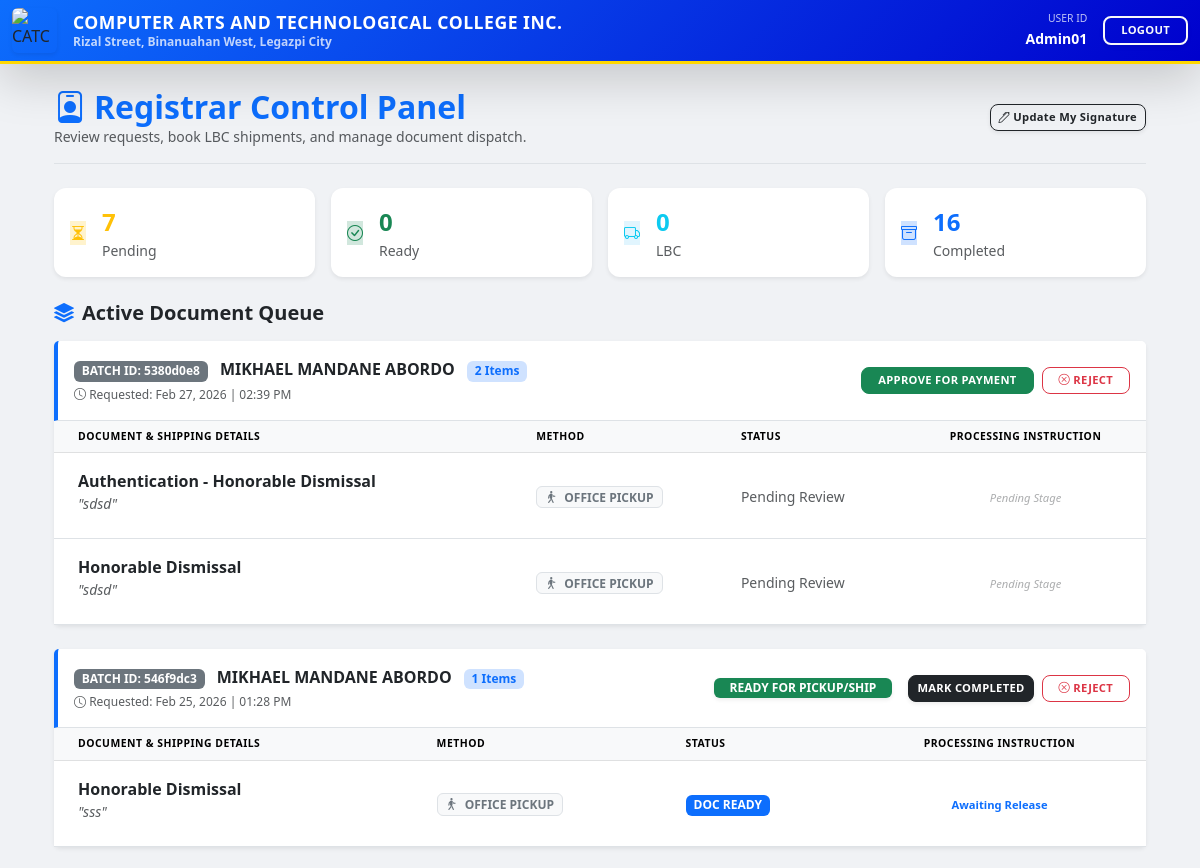
Before: /api/registrar/inbox/ (signed in, upper part) with the older database file.
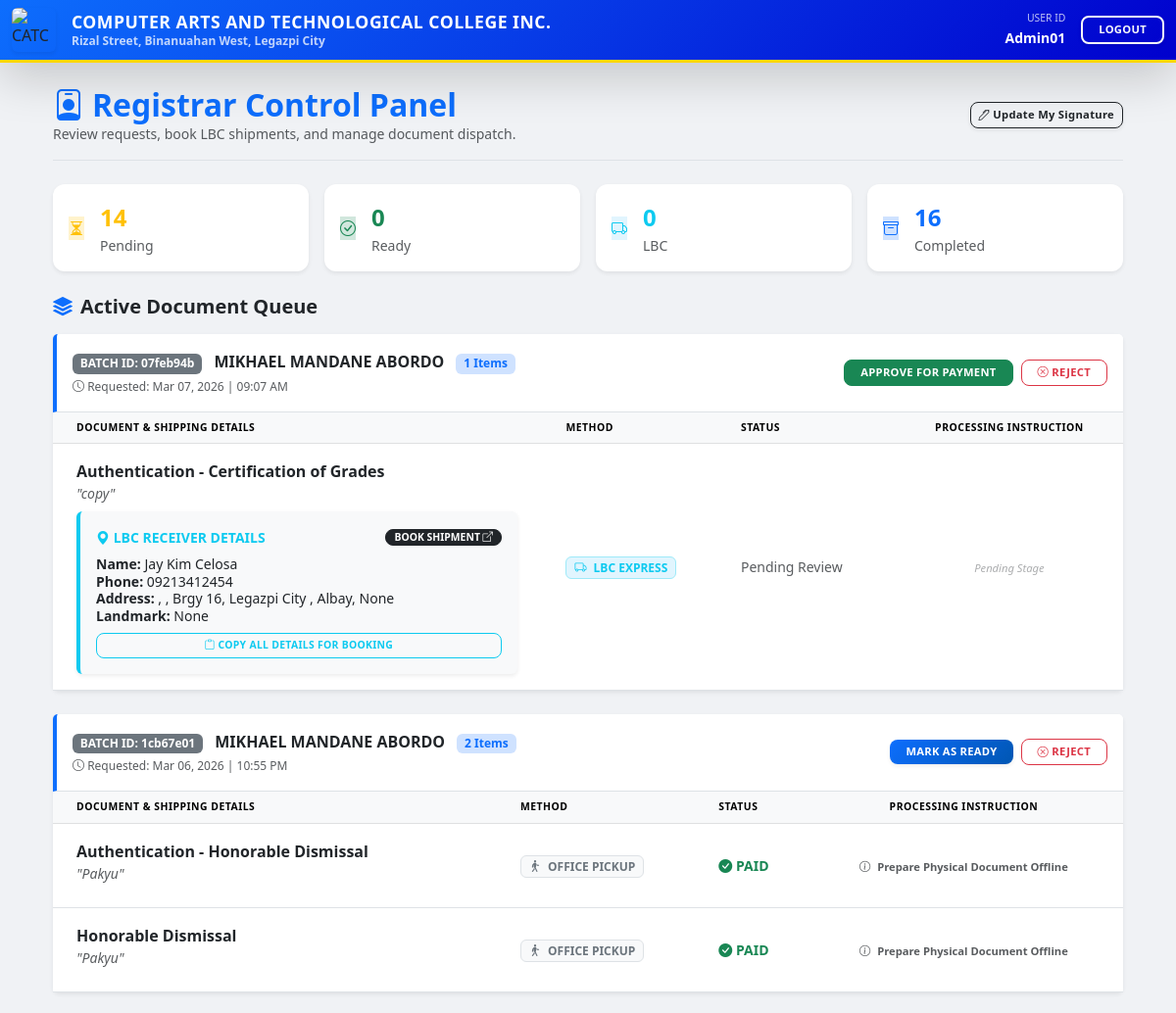
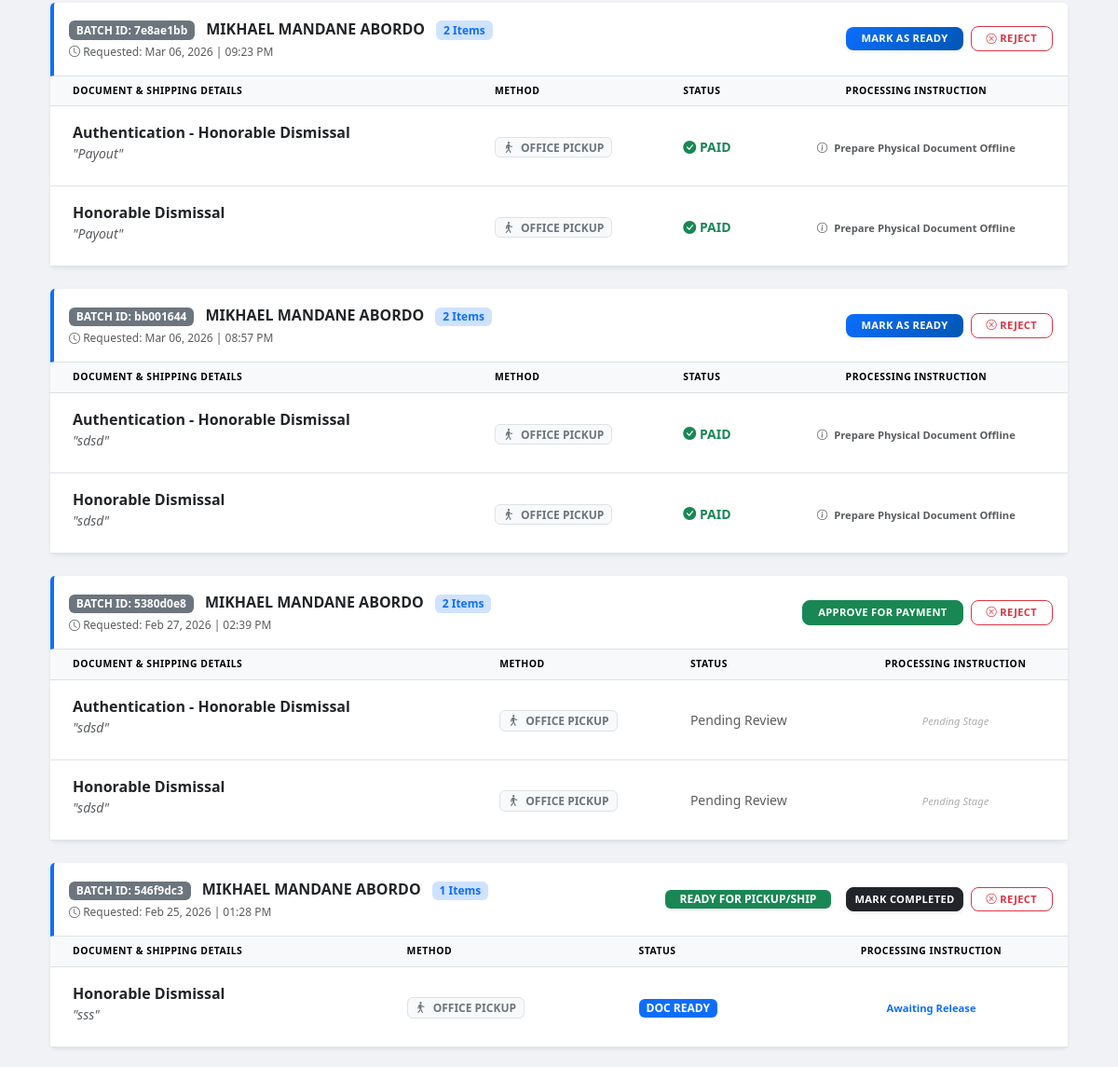
After: the same page with the newer database file (2 pictures, top to bottom).
### requests_app/models.py (models this page shows, shortened)
class DocumentRequest(models.Model):
    STATUS_CHOICES = [
        ('PENDING', 'Pending Review'),
        ('REJECTED', 'Rejected'),
        ('PAYMENT_REQUIRED', 'Awaiting Payment'),
        ('PAID', 'Paid - To be Processed'),
        ('PROCESSING', 'Processing Document'),
        ('READY', 'Ready for Pickup / Shipping'),
        ('COMPLETED', 'Claimed/Finished'),
    ]
    DELIVERY_CHOICES = [
        ('PICKUP', 'In-person Pickup'),
        ('LBC', 'LBC Delivery'),
    ]
    LBC_TYPE_CHOICES = [
        ('RIDER', 'Rider Delivery (Home)'),
        ('BRANCH', 'Branch Pick Up'),
    ]
    lbc_type = models.CharField(max_length=10, choices=LBC_TYPE_CHOICES, default='RIDER', null=True, blank=True)
    lbc_branch_name = models.CharField(max_length=255, blank=True, null=True)
    student = models.ForeignKey(User, on_delete=models.CASCADE, related_name='requests')
    document_type = models.ForeignKey(DocumentType, on_delete=models.CASCADE)
    reason = models.TextField()
    status = models.CharField(max_length=20, choices=STATUS_CHOICES, default='PENDING')
    batch_id = models.CharField(max_length=100, blank=True, null=True)
    delivery_method = models.CharField(max_length=10, choices=DELIVERY_CHOICES, default='PICKUP')
    is_deleted = models.BooleanField(default=False)
    receipt_number = models.CharField(max_length=10, blank=True, null=True)
    payment_reference = models.CharField(max_length=100, blank=True, null=True)
    created_at = models.DateTimeField(auto_now_add=True)
    generated_content = models.TextField(null=True, blank=True)
    tracking_number = models.CharField(max_length=100, blank=True, null=True)
    shipping_first_name = models.CharField(max_length=100, blank=True, null=True)
    shipping_last_name = models.CharField(max_length=100, blank=True, null=True)
    shipping_phone = models.CharField(max_length=15, blank=True, null=True)
    shipping_floor = models.CharField(max_length=100, blank=True, null=True)
    shipping_street = models.CharField(max_length=255, blank=True, null=True)
    shipping_province = models.CharField(max_length=100, blank=True, null=True)
    shipping_city = models.CharField(max_length=100, blank=True, null=True)
    shipping_barangay = models.CharField(max_length=100, blank=True, null=True)
    shipping_zip = models.CharField(max_length=10, blank=True, null=True)
    shipping_landmark = models.CharField(max_length=255, blank=True, null=True)
    def get_student_name(self):
        student_record = StudentMasterList.objects.filter(student_id=self.student.username).first()
        return student_record.full_name if student_record else self.student.username

class StudentMasterList(models.Model):
    student_id = models.CharField(max_length=7, unique=True, validators=[id_validator])
    full_name = models.CharField(max_length=255)
    course = models.CharField(max_length=100)
    major = models.CharField(max_length=100, blank=True, null=True)
    email = models.EmailField(unique=True)
    phone_number = models.CharField(max_length=15)

class DocumentType(models.Model):
    name = models.CharField(max_length=100)
    price = models.DecimalField(max_digits=10, decimal_places=2, default=0.00)

### requests_app/decorators.py (the view, shortened to what this page needs)
        def wrap(request, *args, **kwargs):
            if not request.user.is_authenticated:
                return redirect('login')
            user_groups = request.user.groups.values_list('name', flat=True)
            if any(role in user_groups for role in allowed_roles) or request.user.is_superuser:
                return view_func(request, *args, **kwargs)

### requests_app/views.py (called while the page is built, shortened)
@role_required(allowed_roles=['Registrar'])
def registrar_dashboard(request):
    active_requests = DocumentRequest.objects.filter(is_deleted=False).exclude(status__in=['COMPLETED', 'REJECTED']).order_by('-created_at')
    history = DocumentRequest.objects.filter(is_deleted=False, status__in=['COMPLETED', 'REJECTED']).order_by('-created_at')
    return render(request, 'registrar_dashboard.html', {'active_requests': active_requests, 'history': history})

### requests_app/templates/registrar_dashboard.html (shortened to what the changed rows need)
{% extends 'base.html' %}
{% block content %}
<div class="container-fluid mt-4">
    <div class="d-flex justify-content-between align-items-center border-bottom pb-3 mb-4">
        <div>
            <h2 class="fw-bold m-0 text-primary"><i class="bi bi-person-badge me-2"></i>Registrar Control Panel</h2>
        </div>
    </div>
    <div class="row mb-4 g-3">
        <div class="col-6 col-lg-3">
            <div class="card stats-card-mini border-0 shadow-sm h-100">
                <div class="card-body d-flex align-items-center">
                    <div><div class="fw-bold text-warning" style="font-size: 1.5rem;">{{ active_requests|length }}</div><div class="text-muted small">Pending</div></div>
                </div>
            </div>
        </div>
    </div>
    <div class="row">
        <div class="col-12">
            {% regroup active_requests by batch_id as batch_list %}
            {% for batch in batch_list %}
                {% with first_item=batch.list.0 %}
                <div class="card shadow-sm border-0 mb-4">
                    <div class="card-header bg-white py-3 d-flex justify-content-between align-items-center border-bottom">
                        <div>
                            {% if batch.grouper %}
                                <span class="badge bg-secondary me-2">BATCH ID: {{ batch.grouper }}</span>
                            {% else %}
                                <span class="badge bg-danger me-2">NO BATCH ID (LEGACY)</span>
                            {% endif %}
                            <strong class="text-uppercase text-dark">{{ first_item.get_student_name }}</strong>
                            <span class="badge bg-primary-subtle text-primary ms-2">{{ batch.list|length }} Items</span>
                            <div class="text-muted mt-1" style="font-size: 0.75rem;">
                                <i class="bi bi-clock"></i> Requested: {{ first_item.created_at|date:"M d, Y | h:i A" }}
                            </div>
                        </div>
                        <form method="POST" class="d-flex align-items-center gap-2">
                            {% if first_item.status == 'PENDING' %}
                                <button name="action" value="approve" class="btn btn-success btn-sm fw-bold px-3">APPROVE FOR PAYMENT</button>
                            {% elif first_item.status == 'PAYMENT_REQUIRED' %}
                                <span class="badge bg-warning text-dark p-2 border border-warning-subtle shadow-sm me-2">
                                    <i class="bi bi-hourglass-split me-1"></i> AWAITING STUDENT PAYMENT
                                </span>
                            {% elif first_item.status == 'PAID' or first_item.status == 'PROCESSING' %}
                                <button name="action" value="mark_ready" class="btn btn-primary btn-sm fw-bold shadow-sm px-3">
                                    MARK AS READY
                                </button>
                            {% elif first_item.status == 'READY' %}
                                <div class="text-end me-2">
                                    <span class="badge bg-success shadow-sm mb-1 px-3">READY FOR PICKUP/SHIP</span>
                                </div>
                                <button name="action" value="mark_completed" class="btn btn-dark btn-sm fw-bold shadow-sm">MARK COMPLETED</button>
                            {% endif %}
                            <button name="action" value="reject" class="btn btn-outline-danger btn-sm px-3"
                                    onclick="return confirm('Reject this entire batch? This will remove it from the active queue.')"
                                    title="Reject and clear this batch">
                                <i class="bi bi-x-circle"></i> REJECT
                            </button>
                        </form>
                    </div>
                    <div class="card-body p-0">
                        <table class="table table-hover align-middle mb-0">
                            <thead class="table-light">
                                <tr class="small text-uppercase text-muted" style="letter-spacing: 0.5px;">
                                    <th class="ps-4">Document & Shipping Details</th>
                                    <th>Method</th>
                                    <th>Status</th>
                                    <th class="text-center">Processing Instruction</th>
                                </tr>
                            </thead>
                            <tbody>
                                {% for item in batch.list %}
                                <tr>
                                    <td class="ps-4 py-3">
                                        <div class="fw-bold text-dark">{{ item.document_type.name }}</div>
                                        <div class="small text-muted italic mb-2">"{{ item.reason|truncatechars:60 }}"</div>
                                        {% if item.delivery_method == 'LBC' and item.shipping_first_name %}
                                        <div class="p-3 bg-light border-start border-info border-4 rounded shadow-sm" style="max-width: 450px;">
                                            <div class="d-flex justify-content-between align-items-center mb-2">
                                                <small class="fw-bold text-info text-uppercase"><i class="bi bi-geo-alt-fill"></i> LBC Receiver Details</small>
                                                <a href="https://lbconline.lbcexpress.com/booknow" target="_blank" class="btn btn-dark btn-xs py-0 px-2 fw-bold" style="font-size: 0.65rem;">
                                                    BOOK SHIPMENT <i class="bi bi-box-arrow-up-right"></i>
                                                </a>
                                            </div>
                                            <div class="small text-dark lh-sm mb-2" id="addr_text_{{ item.id }}">
                                                <strong>Name:</strong> {{ item.shipping_first_name }} {{ item.shipping_last_name }}<br>
                                                <strong>Phone:</strong> {{ item.shipping_phone }}<br>
                                                <strong>Address:</strong> {{ item.shipping_floor }}, {{ item.shipping_street }}, {{ item.shipping_barangay }}, {{ item.shipping_city }}, {{ item.shipping_province }}, {{ item.shipping_zip }}<br>
                                                <strong>Landmark:</strong> {{ item.shipping_landmark }}
                                            </div>
                                            <button type="button" class="btn btn-outline-info btn-sm w-100 fw-bold" style="font-size: 0.65rem;"
                                                    onclick="copyLbcDetails('{{ item.shipping_first_name|escapejs }}', '{{ item.shipping_last_name|escapejs }}', '{{ item.shipping_phone|escapejs }}', '{{ item.shipping_floor|escapejs }} {{ item.shipping_street|escapejs }}, {{ item.shipping_barangay|escapejs }}, {{ item.shipping_city|escapejs }}, {{ item.shipping_province|escapejs }}')">
                                                <i class="bi bi-clipboard"></i> COPY ALL DETAILS FOR BOOKING
                                            </button>
                                        </div>
                                        {% endif %}
                                    </td>
                                    <td>
                                        {% if item.delivery_method == 'LBC' %}
                                            <span class="badge bg-info-subtle text-info border border-info-subtle px-2 py-1">
                                                <i class="bi bi-truck me-1"></i> LBC EXPRESS
                                            </span>
                                        {% else %}
                                            <span class="badge bg-light text-secondary border px-2 py-1">
                                                <i class="bi bi-person-walking me-1"></i> OFFICE PICKUP
                                            </span>
                                        {% endif %}
                                    </td>
                                    <td>
                                        {% if item.status == 'PAID' %}
                                            <span class="text-success small fw-bold"><i class="bi bi-check-circle-fill"></i> PAID</span>
                                        {% elif item.status == 'READY' %}
                                            <span class="badge bg-primary px-2">DOC READY</span>
                                        {% else %}
                                            <span class="small text-muted">{{ item.get_status_display }}</span>
                                        {% endif %}
                                    </td>
                                    <td class="text-center">
                                        {% if item.status == 'PAID' or item.status == 'PROCESSING' %}
                                            <span class="text-muted smaller fw-bold">
                                                <i class="bi bi-info-circle me-1"></i> Prepare Physical Document Offline
                                            </span>
                                        {% elif item.status == 'READY' %}
                                            <span class="text-primary smaller fw-bold">Awaiting Release</span>
                                        {% else %}
                                            <span class="text-muted smaller italic opacity-50">Pending Stage</span>
                                        {% endif %}
                                    </td>
                                </tr>
                                {% endfor %}
                            </tbody>
                        </table>
                    </div>
                </div>
                {% endwith %}
            {% empty %}
                <div class="text-center py-5 bg-white rounded shadow-sm border mt-3">
                    <i class="bi bi-inbox fs-1 text-muted opacity-25"></i>
                    <p class="mt-2 text-muted fw-bold">No active requests in the queue.</p>
                </div>
            {% endfor %}
        </div>
    </div>
</div>
{% endblock %}

Changed rows visible on the page:
added DocumentRequest: grouper "07feb94b", get_student_name "MIKHAEL MANDANE ABORDO", created_at|h "Mar 07, 2026 | 09:07 AM", document_type.name "Authentication - Certification of Grades", reason "copy", shipping_first_name "Jay Kim", shipping_last_name "Celosa", shipping_phone "09213412454", shipping_barangay "Brgy 16", shipping_city "Legazpi City", shipping_province "Albay", shipping_zip "None", shipping_landmark "None", delivery_method "LBC" (drawn), status "Pending Review", shows "Pending Stage"
added DocumentRequest: grouper "1cb67e01", get_student_name "MIKHAEL MANDANE ABORDO", created_at|h "Mar 06, 2026 | 10:55 PM", document_type.name "Authentication - Honorable Dismissal", reason "Pakyu", delivery_method "PICKUP" (drawn), status "PAID" (drawn)
added DocumentRequest: document_type.name "Honorable Dismissal", reason "Pakyu", delivery_method "PICKUP" (drawn), status "PAID" (drawn), shown under "1cb67e01"
added DocumentRequest: grouper "7e8ae1bb", get_student_name "MIKHAEL MANDANE ABORDO", created_at|h "Mar 06, 2026 | 09:23 PM", document_type.name "Authentication - Honorable Dismissal", reason "Payout", delivery_method "PICKUP" (drawn), status "PAID" (drawn)
added DocumentRequest: document_type.name "Honorable Dismissal", reason "Payout", delivery_method "PICKUP" (drawn), status "PAID" (drawn), shown under "7e8ae1bb"
added DocumentRequest: grouper "bb001644", get_student_name "MIKHAEL MANDANE ABORDO", created_at|h "Mar 06, 2026 | 08:57 PM", document_type.name "Authentication - Honorable Dismissal", reason "sdsd", delivery_method "PICKUP" (drawn), status "PAID" (drawn)
added DocumentRequest: document_type.name "Honorable Dismissal", reason "sdsd", delivery_method "PICKUP" (drawn), status "PAID" (drawn), shown under "bb001644"
Other visible differences:
{{ active_requests|length }}: "7" → "14"
new list line: "BATCH ID: 1 Items Requested: APPROVE FOR PAYMENT REJECT DOCUMENT & SHIPPING DETAILS METHOD STATUS PROCESSING INSTRUCTION"
new list line: "BATCH ID: 2 Items Requested: MARK AS READY REJECT DOCUMENT & SHIPPING DETAILS METHOD STATUS PROCESSING INSTRUCTION"
